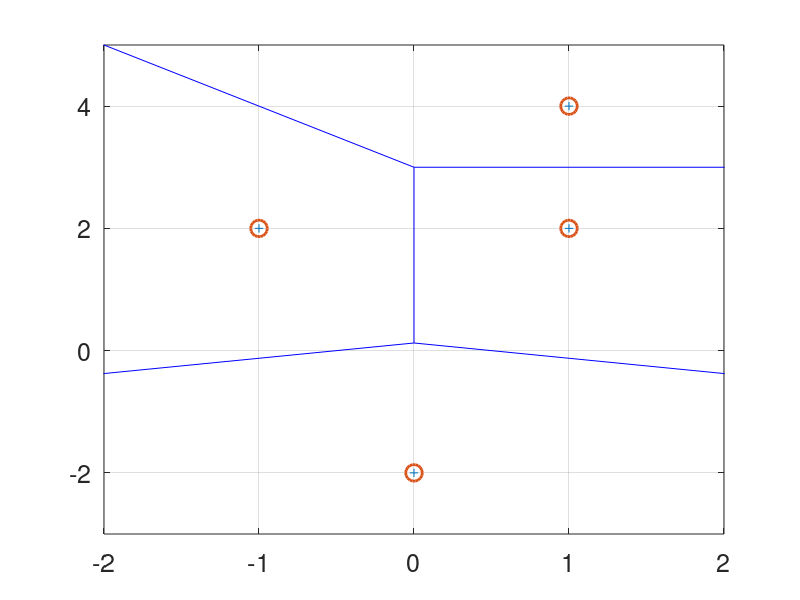

The MATLAB script that drew this image: (Note: this script raises an error after producing the figure.)
%% MMSP2 - Lab 2
%  Exercise 4 - Vector quantization

clearvars
close all
clc

%% 1) Consider a 2D vector quantizer with codebook y1=(1,2), y2=(1,4), y3=(-1,2), y4=(0,-2)
%%    Show optimal assignement regions

cb = [ 1,1,-1,0;
       2,4,2,-2 ];

figure()
voronoi(cb(1,:),cb(2,:));
hold on;
plot(cb(1,:),cb(2,:),'o', 'markersize', 12, 'linewidth', 2);
grid on;
xlim([min(cb(1,:))-1,max(cb(1,:))+1]);
ylim([min(cb(2,:))-1,max(cb(2,:))+1]);
set(gca, 'fontsize', 18);

%% 2) Quantize the sequence x=(-4:5) using groups of 2 consecutive 
% samples at time

x = -4:5;

xgroup = [x(1:2:end); x(2:2:end)];

xgroup_q = zeros(size(xgroup));

for sample_idx = 1:size(xgroup,2)

    sample = xgroup(:,sample_idx);
    
    % compute the euclidean distance from each centroid
    dist = sum((sample - cb) .^2);
    
    % find the nearest centroid
    [~,min_idx] = min(dist);
    sample_code = cb(:,min_idx);
    
    xgroup_q(:,sample_idx) = sample_code;
    
end

% MATLAB way
vqenc = dsp.VectorQuantizerEncoder('Codebook',cb);
xgroup_q_ml_idxs = vqenc.step(xgroup);
xgroup_q_ml = cb(:,xgroup_q_ml_idxs+1);

%% 3) Plot the original and the quantized sequences

figure();
voronoi(cb(1,:),cb(2,:));
hold on;
leg = [];
leg(1) = plot(xgroup(1,:),xgroup(2,:),'x', 'markersize', 12, 'linewidth', 2);
leg(2) = plot(xgroup_q(1,:),xgroup_q(2,:),'o', 'markersize', 12, 'linewidth', 2);
leg(3) = plot(xgroup_q_ml(1,:),xgroup_q_ml(2,:),'p', 'markersize', 12, 'linewidth', 2);
legend(leg,'Original','Quantized', 'Quantized ML');
grid on;
set(gca, 'fontsize', 18);